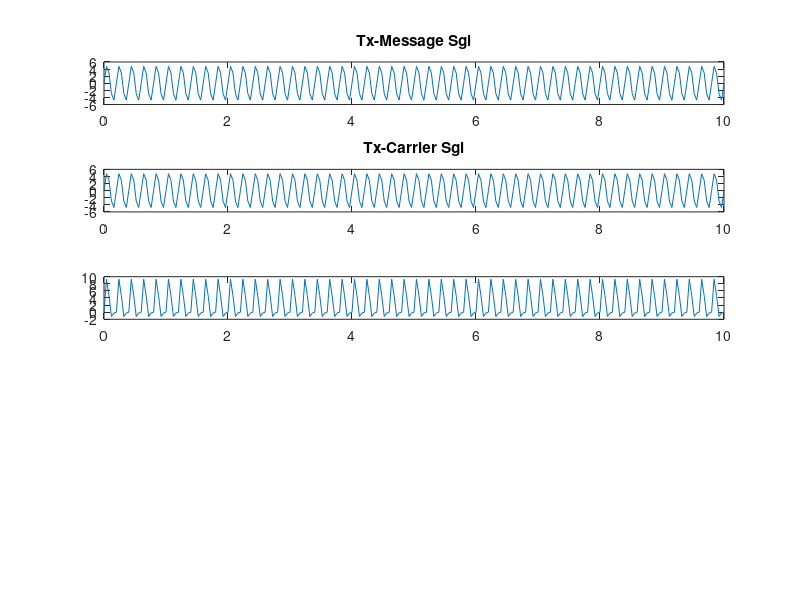

Write MATLAB code to recreate this figure. (Note: this script raises an error after producing the figure.)
%the descpription of this code and other are given in linkedIn, so check out there
%profile 

fm=input('Enter frequency of message signal,fm:');
fc=input('Enter frequency of carrier signal,fc:');
Am=input('Enter Amplitude of message signal,Am:');
Ac=input('Enter Amplitude of carrier signal,Ac:');
t=0:(1/(5*fc)):(50/fc);
msgsgl=Am.*sin(2*pi*fm*t);
carsgl=Ac.*sin(2*pi*fc*t);
subplot(5,1,1)
plot(t,msgsgl)
title("Tx-Message Sgl")
subplot(5,1,2)
plot(t,carsgl)
title("Tx-Carrier Sgl")
msgcare=(Ac+(Am.*sin(2*pi*fm*t))).*sin(2*pi*fc*t);
subplot(5,1,3)
title("Tx-AM Sgl")
plot(t,msgcare)
r=[];
for i=1:length(msgcare)
    if msgcare(i)>0
        r(i)=msgcare(i);
    else
        r(i)=0;
    end
end
y=[];
y=conv(r,h);
subplot(5,1,4)
plot(t,r)
title("Rx-Rectified Sgl")
subplot(5,1,5)
plot(y)
title("Rx-filtered message Sgl")



